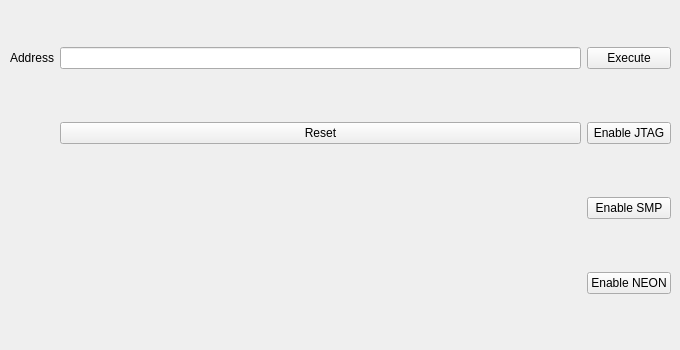
    <widget class="QWidget" name="misc_tab">
     <attribute name="title">
      <string>Misc</string>
     </attribute>
     <widget class="QWidget" name="gridLayoutWidget_2">
      <property name="geometry">
       <rect>
        <x>10</x>
        <y>0</y>
        <width>661</width>
        <height>341</height>
       </rect>
      </property>
      <layout class="QGridLayout" name="gridLayout">
       <item row="1" column="1">
        <widget class="QPushButton" name="Misc_reset_pushButton">
         <property name="text">
          <string>Reset</string>
         </property>
        </widget>
       </item>
       <item row="3" column="3">
        <widget class="QPushButton" name="Misc_enable_neon_pushButton">
         <property name="text">
          <string>Enable NEON</string>
         </property>
        </widget>
       </item>
       <item row="1" column="3">
        <widget class="QPushButton" name="Misc_enable_jtag">
         <property name="text">
          <string>Enable JTAG</string>
         </property>
        </widget>
       </item>
       <item row="0" column="1">
        <widget class="QLineEdit" name="Misc_exec_addr_lineEdit"/>
       </item>
       <item row="2" column="3">
        <widget class="QPushButton" name="Misc_enable_smp_pushButton">
         <property name="text">
          <string>Enable SMP</string>
         </property>
        </widget>
       </item>
       <item row="0" column="3">
        <widget class="QPushButton" name="Misc_exec_addr_btn">
         <property name="text">
          <string>Execute</string>
         </property>
        </widget>
       </item>
       <item row="0" column="0">
        <widget class="QLabel" name="Misc_exec_addr_label">
         <property name="text">
          <string>Address</string>
         </property>
        </widget>
       </item>
      </layout>
     </widget>
    </widget>
